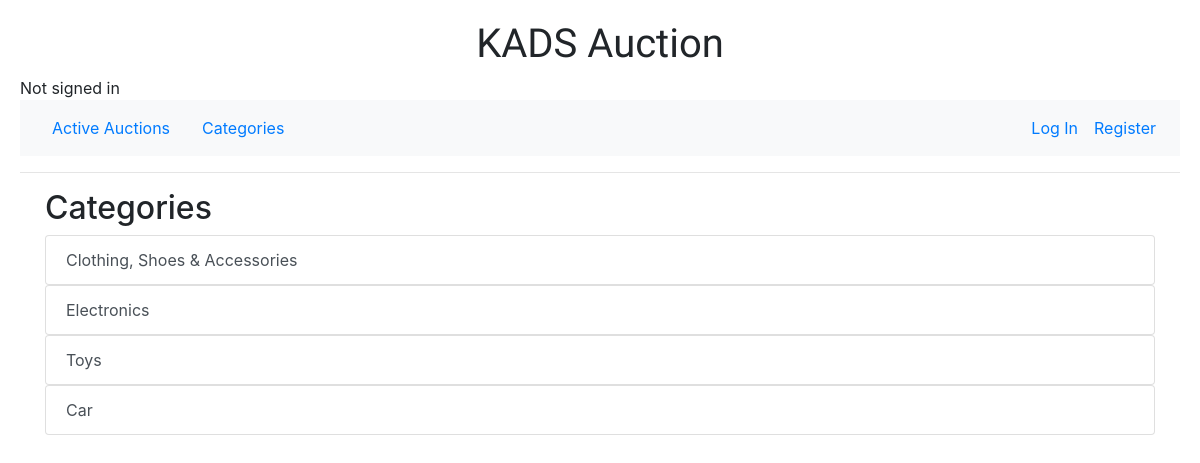
The page /categories on the database its author committed.
### auctions/models.py (models this page shows)
class Category(models.Model):
    title = models.CharField(max_length=64)
    def __str__(self):
        return f"{self.title}"

### auctions/views.py (the view)
# urls.py: path("categories", views.categories, name="categories"),
def categories(request):
    return render(request, "auctions/categories.html", {
        "categories": Category.objects.all()
    })

### auctions/templates/auctions/categories.html
{% extends "auctions/layout.html" %}
{% block body %}
<div class="container">
<h2>Categories</h3>
{% for category in categories %}
<ul class="list-group">
    <a href="{% url 'category' category.id %}" class="list-group-item list-group-item-action">{{ category }}</a>
</ul>
{% endfor %}
</div>
{% endblock %}

### auctions/static/auctions/styles.css (style rules this page uses)
body { margin: 10px; padding: 10px; }

### auctions/templates/auctions/layout.html (style rules this page uses)
body { background-image: url('https://img.freepik.com/free-vector/blue-pink-halftone-background_53876-99004.jpg?w=2000'); background-repeat: no-repeat; background-size: cover; }

### rows shown on the page
Category: title "Clothing, Shoes & Accessories"
Category: title "Electronics"
Category: title "Toys"
Category: title "Car"
